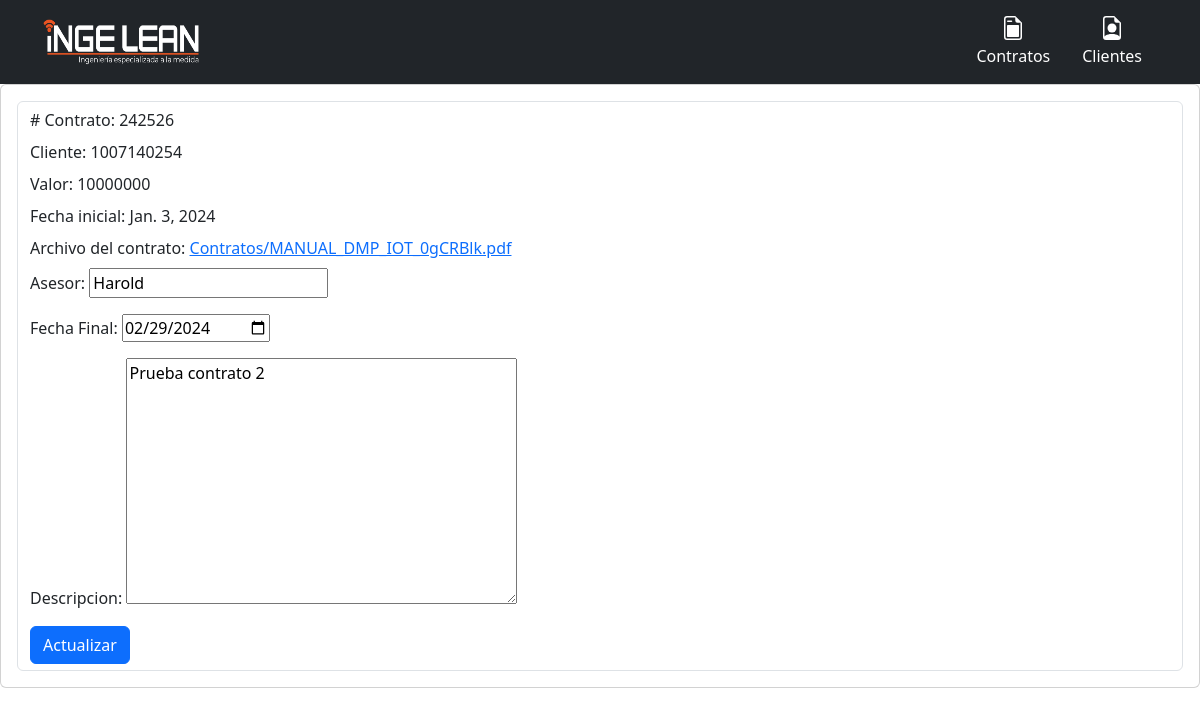
The page /editarContratoVista/242526 on the database its author committed.
### CarteraApp/models.py (models this page shows, shortened)
class Clientes(models.Model):
    cedula = models.CharField(primary_key=True, max_length=10)
    nombre = models.CharField(max_length=50)
    correo = models.EmailField(max_length=254)
    ciudad = models.CharField(max_length=20)
    direccion = models.CharField(max_length=50)

class Contratos(models.Model):
    Numero_Contrato = models.IntegerField(primary_key=True)
    asesor = models.CharField(max_length=50)
    cliente = models.ForeignKey(Clientes, on_delete=models.PROTECT)
    valor = models.IntegerField()
    Fecha_Inicial = models.DateField()
    Fecha_Final = models.DateField(blank=True, null=True)
    archivo_contrato = models.FileField(upload_to='Contratos/')
    descripcion = models.TextField(blank=True, null=True)

### CarteraApp/views.py (the view, shortened to what this page needs)
# urls.py: path('editarContratoVista/<Numero_Contrato>', views.editar_contrato_vista, name='editar_contrato'),
def editar_contrato_vista(request, Numero_Contrato):
    try:
        contrato = Contratos.objects.get(Numero_Contrato=Numero_Contrato)
        data = {
            'Numero_Contrato': Numero_Contrato,
            'cliente': contrato.cliente.cedula,
            'valor': contrato.valor,
            'descripcion': contrato.descripcion,
            'Fecha_Inicial': contrato.Fecha_Inicial,
            'archivo_contrato' : contrato.archivo_contrato,
            'form': ActualizarContrato(instance=contrato),
        }
        return render(request, "ProyectoCartera/Contratos/EditarContrato.html", data)
    except:
        return render(request, "ProyectoCartera/error.html", {'mensaje': "Este contrato "})

### CarteraApp/forms.py
class ActualizarContrato(forms.ModelForm):
    class Meta:
        model = Contratos
        fields = ['asesor', 'Fecha_Final', 'descripcion']
        widgets = {
            'Fecha_Inicial': forms.DateInput(attrs={'type': 'date'}),
            'Fecha_Final': forms.DateInput(attrs={'type': 'date'}),
        }

### templates/ProyectoCartera/Contratos/EditarContrato.html (shortened to what this page needs)
{% extends "ProyectoCartera/base.html" %}
{% block body %}
    <div class="card">
        <div class="card-body">
            <form method="POST" class="form-control" enctype="multipart/form-data">
                <div class="row"><label class="form-label"> # Contrato: {{ Numero_Contrato }}</label></div>
                <div class="row"><label class="form-label"> Cliente: {{ cliente }}</label></div>
                <div class="row"><label class="form-label"> Valor: {{ valor }}</label></div>
                <div class="row"><label class="form-label"> Fecha inicial: {{ Fecha_Inicial }}</label></div>
                <div class="row">
                    <label class="form-label"> Archivo del contrato:
                        <a href="/./media/{{ archivo_contrato }}" target="_blank">{{ archivo_contrato }}</a>
                    </label>
                </div>
                <div class="row">{{ form.as_p }}</div>
                <div class="form-group">
                    <button type="submit" class="btn btn-primary">Actualizar</button>
                </div>
            </form>
        </div>
    </div>
{% endblock %}

### rows shown on the page
Clientes: cedula "1007140254"
Contratos: Fecha_Inicial "Jan. 3, 2024", archivo_contrato "Contratos/MANUAL_DMP_IOT_0gCRBlk.pdf", asesor "Harold", Fecha_Final "02/29/2024", descripcion "Prueba contrato 2"

### other values the page prints
{{ Numero_Contrato }} "242526"
{{ valor }} "10000000"
